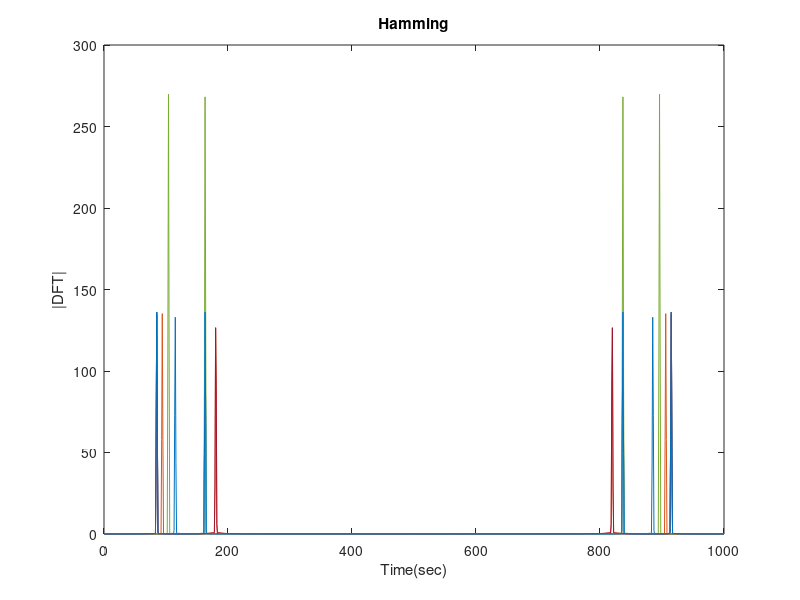

The MATLAB source for this figure:
% ------------------------ A --------------------------------
Fs = 8192;
n = 0:999;

d0 = sin(0.7217*n) + sin(1.0247*n);
d0 = d0/max(d0(:));
d1 = sin(0.5346*n) + sin(0.9273*n);
d1 = d1/max(d1(:));
d2 = sin(0.5346*n) + sin(1.0247*n);
d2 = d2/max(d2(:));
d3 = sin(0.5346*n) + sin(1.1328*n);
d3 = d3/max(d3(:));
d4 = sin(0.5906*n) + sin(0.9273*n);
d4 = d4/max(d4(:));
d5 = sin(0.5906*n) + sin(1.0247*n);
d5 = d5/max(d5(:));
d6 = sin(0.5906*n) + sin(1.1328*n);
d6 = d6/max(d6(:));
d7 = sin(0.6535*n) + sin(0.9273*n);
d7 = d7/max(d0(:));
d8 = sin(0.6535*n) + sin(1.0247*n);
d0 = d0/max(d0(:));
d9 = sin(0.6535*n) + sin(1.1328*n);
d0 = d0/max(d0(:));


% Start ---> ------------------------ C --------------------------------
maliganis = [0 3 1 1 4 6 8 1];
gkouskos = [0 3 1 1 3 5 5 1];
AMs = [0 6 2 2 8 2 3 2];

signalOfAm = [d0; d6; d2; d2; d8; d2; d3; d2];

signalOfAm = signalOfAm'; 

h = hamming(1000);

h = repmat(h,1,8); 

signalOfAm = signalOfAm.*h; 

dftOfSignal = abs(fft(signalOfAm)); 

plot(n,dftOfSignal); 
title('Hamming');
xlabel('Time(sec)'), ylabel('|DFT|')